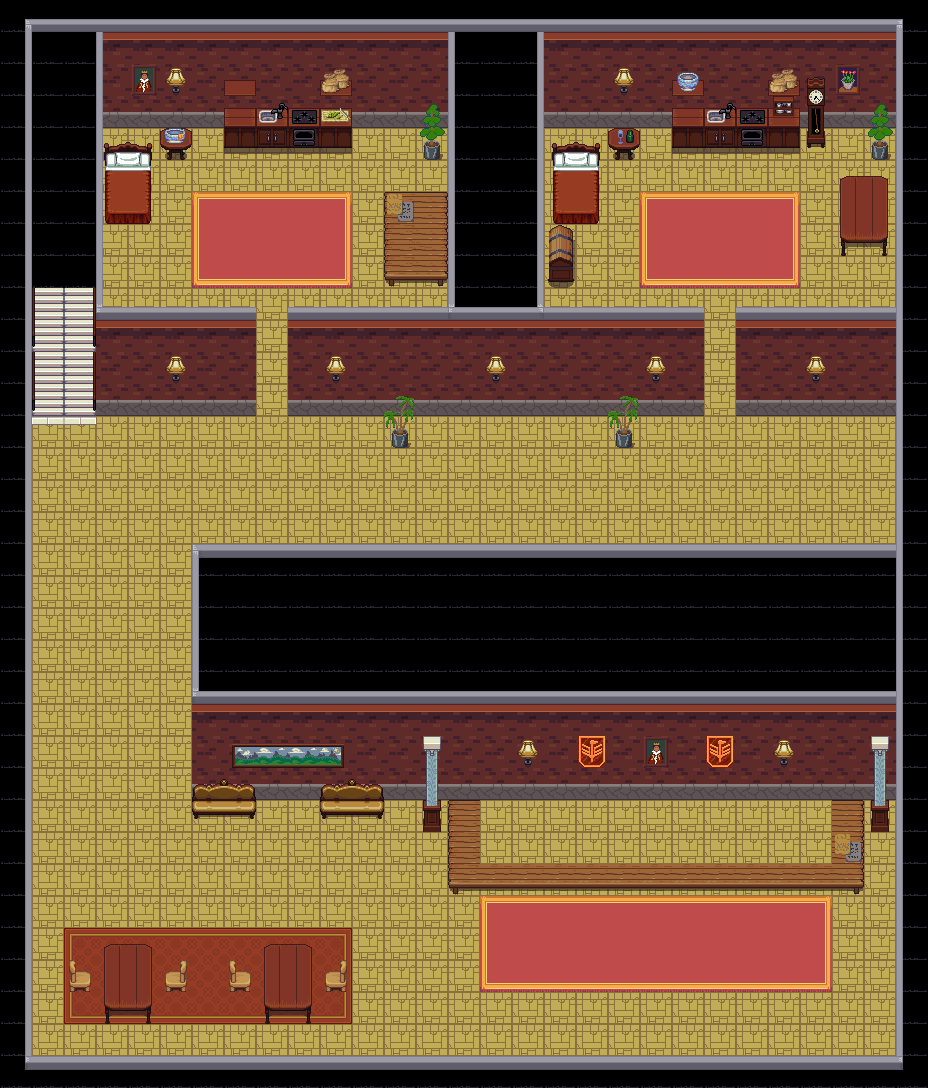

A level layout from a 2D game, rendered from its tile map. Below: a short description, then the map file with tile-grid data replaced by summaries:
An orthogonal 29x34 tile map with 32x32 px tiles, 6 tile layers (Tile Layer 1, Carpet, Walls, Room Walls, ...), 4 tilesets.

<map version="1.2" tiledversion="1.2.5" orientation="orthogonal" renderorder="right-down" width="29" height="34" tilewidth="32" tileheight="32" infinite="0" nextlayerid="22" nextobjectid="1">
 <tileset firstgid="1" source="Interior2.tsx" />
 <tileset firstgid="1025" source="city_outside.tsx" />
 <tileset firstgid="1457" source="city_inside.tsx" />
 <tileset firstgid="1841" source="Office.tsx" />
 <layer id="16" name="Tile Layer 1" width="29" height="34">
  <data>[986 cells, 920 non-empty, 2 distinct tile ids]</data>
 </layer>
 <layer id="17" name="Carpet" width="29" height="34">
  <data>[986 cells, 90 non-empty, 18 distinct tile ids]</data>
 </layer>
 <layer id="18" name="Walls" width="29" height="34">
  <data>[986 cells, 367 non-empty, 14 distinct tile ids]</data>
 </layer>
 <layer id="19" name="Room Walls" width="29" height="34">
  <data>[986 cells, 50 non-empty, 8 distinct tile ids]</data>
 </layer>
 <layer id="20" name="Furniture" width="29" height="34">
  <data>[986 cells, 138 non-empty, 60 distinct tile ids]</data>
 </layer>
 <layer id="21" name="Table Items" width="29" height="34">
  <data>[986 cells, 6 non-empty, 4 distinct tile ids]</data>
 </layer>
</map>
